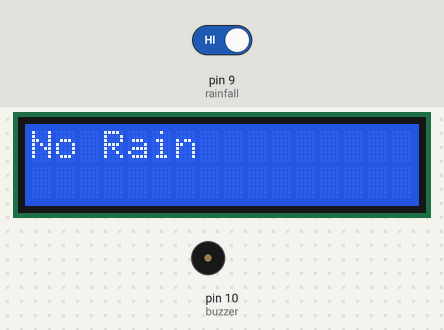
This sketch was run on a simulated Arduino Uno, built with avr-gcc and run on an emulated ATmega328P. Parts: 16×2 character LCD, buzzer (waves = sounding, pin HIGH). The inputs (shaded band) are chosen by the test bench; at power-on: pin 9 (rainfall) HIGH. What the sketch prints to the serial monitor is not drawn.

Above: at 4.2 s.
4.3 s: pin 9 (rainfall) driven LOW
At 4.9 s:
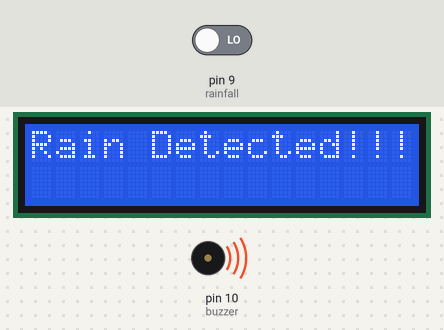
At 6.7 s:
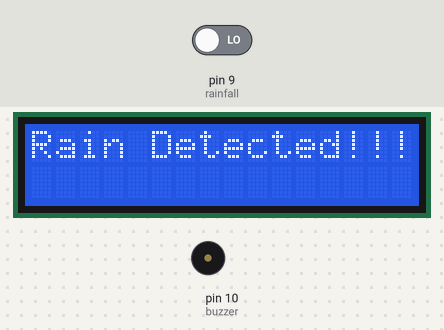
7.3 s: pin 9 (rainfall) driven HIGH
At 10.2 s:
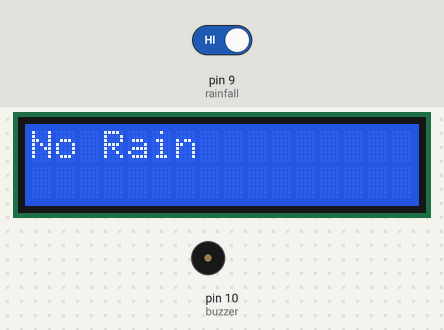
Timing chart, 0 to 11.7 s (numbered marks = the images above; inputs shaded):
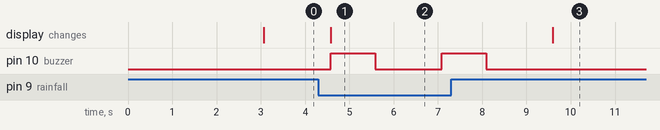

The sketch:

RainSensor_LCD1602.ino
```cpp
// include the library code:
#include <LiquidCrystal.h>

#define rainfall 9
#define buzzer 10
boolean value;

// initialize the library by associating any needed LCD interface pin
// with the arduino pin number it is connected to
const int RS = 3, EN = 4, D4 = 5, D5 = 6, D6 = 7, D7 = 8;
LiquidCrystal lcd(RS, EN, D4, D5, D6, D7);

void setup()
 {

  Serial.begin(115200);
  pinMode(buzzer,OUTPUT);
  pinMode(rainfall,INPUT);

  lcd.begin (16,2); //Initialize the LCD
  lcd.setCursor(0,0);
  lcd.print("MARIC RAINSENSOR");
  lcd.setCursor(0,1);
  lcd.print("USING GIZDUINO");
  delay(3000);

  }

void loop() {

 lcd.clear();
 value = digitalRead(rainfall);
 Serial.println(value);

 if(value == LOW){
  Serial.println("Rain Detected!!!");

  lcd.setCursor(0,0);
  lcd.print("Rain Detected!!!");

  digitalWrite(buzzer,HIGH);
  delay(1000);
  digitalWrite(buzzer,LOW);
  delay(1000);
 }
 else{
  Serial.println("No Rain Detected");
  digitalWrite(buzzer,LOW);

  lcd.setCursor(0,0);
  lcd.print("No Rain");

 }
 delay(500);
}
```

MaxMatrix.cpp
```cpp
// (licence header left out)
#include "Arduino.h"
#include "MaxMatrix.h"

MaxMatrix::MaxMatrix(byte _data, byte _load, byte _clock, byte _num)
{
	data = _data;
	load = _load;
	clock = _clock;
	num = _num;
	for (int i=0; i<80; i++)
		buffer[i] = 0;
}

void MaxMatrix::init()
{
	pinMode(data,  OUTPUT);
	pinMode(clock, OUTPUT);
	pinMode(load,  OUTPUT);
	digitalWrite(clock, HIGH);

	setCommand(max7219_reg_scanLimit, 0x07);
	setCommand(max7219_reg_decodeMode, 0x00);  // using an led matrix (not digits)
	setCommand(max7219_reg_shutdown, 0x01);    // not in shutdown mode
	setCommand(max7219_reg_displayTest, 0x00); // no display test

	// empty registers, turn all LEDs off
	clear();

	setIntensity(0x0f);    // the first 0x0f is the value you can set
}

void MaxMatrix::setIntensity(byte intensity)
{
	setCommand(max7219_reg_intensity, intensity);
}

void MaxMatrix::clear()
{
	for (int i=0; i<8; i++)
		setColumnAll(i,0);

	for (int i=0; i<80; i++)
		buffer[i] = 0;
}

void MaxMatrix::setCommand(byte command, byte value)
{
	digitalWrite(load, LOW);
	for (int i=0; i<num; i++)
	{
		shiftOut(data, clock, MSBFIRST, command);
		shiftOut(data, clock, MSBFIRST, value);
	}
	digitalWrite(load, LOW);
	digitalWrite(load, HIGH);
}


void MaxMatrix::setColumn(byte col, byte value)
{
	int n = col / 8;
	int c = col % 8;
	digitalWrite(load, LOW);
	for (int i=0; i<num; i++)
	{
		if (i == n)
		{
			shiftOut(data, clock, MSBFIRST, c + 1);
			shiftOut(data, clock, MSBFIRST, value);
		}
		else
		{
			shiftOut(data, clock, MSBFIRST, 0);
			shiftOut(data, clock, MSBFIRST, 0);
		}
	}
	digitalWrite(load, LOW);
	digitalWrite(load, HIGH);

	buffer[col] = value;
}

void MaxMatrix::setColumnAll(byte col, byte value)
{
	digitalWrite(load, LOW);
	for (int i=0; i<num; i++)
	{
		shiftOut(data, clock, MSBFIRST, col + 1);
		shiftOut(data, clock, MSBFIRST, value);
		buffer[col * i] = value;
	}
	digitalWrite(load, LOW);
	digitalWrite(load, HIGH);
}

void MaxMatrix::setDot(byte col, byte row, byte value)
{
    bitWrite(buffer[col], row, value);

	int n = col / 8;
	int c = col % 8;
	digitalWrite(load, LOW);
	for (int i=0; i<num; i++)
	{
		if (i == n)
		{
			shiftOut(data, clock, MSBFIRST, c + 1);
			shiftOut(data, clock, MSBFIRST, buffer[col]);
		}
		else
		{
			shiftOut(data, clock, MSBFIRST, 0);
			shiftOut(data, clock, MSBFIRST, 0);
		}
	}
	digitalWrite(load, LOW);
	digitalWrite(load, HIGH);
}

void MaxMatrix::writeSprite(int x, int y, const byte* sprite)
{
	int w = sprite[0];
	int h = sprite[1];

	if (h == 8 && y == 0)
		for (int i=0; i<w; i++)
		{
			int c = x + i;
			if (c>=0 && c<80)
				setColumn(c, sprite[i+2]);
		}
	else
		for (int i=0; i<w; i++)
			for (int j=0; j<h; j++)
			{
				int c = x + i;
				int r = y + j;
				if (c>=0 && c<80 && r>=0 && r<8)
					setDot(c, r, bitRead(sprite[i+2], j));
			}
}

void MaxMatrix::reload()
{
	for (int i=0; i<8; i++)
	{
		int col = i;
		digitalWrite(load, LOW);
		for (int j=0; j<num; j++)
		{
			shiftOut(data, clock, MSBFIRST, i + 1);
			shiftOut(data, clock, MSBFIRST, buffer[col]);
			col += 8;
		}
		digitalWrite(load, LOW);
		digitalWrite(load, HIGH);
	}
}

void MaxMatrix::shiftLeft(bool rotate, bool fill_zero)
{
	byte old = buffer[0];
	int i;
	for (i=0; i<80; i++)
		buffer[i] = buffer[i+1];
	if (rotate) buffer[num*8-1] = old;
	else if (fill_zero) buffer[num*8-1] = 0;

	reload();
}

void MaxMatrix::shiftRight(bool rotate, bool fill_zero)
{
	int last = num*8-1;
	byte old = buffer[last];
	int i;
	for (i=79; i>0; i--)
		buffer[i] = buffer[i-1];
	if (rotate) buffer[0] = old;
	else if (fill_zero) buffer[0] = 0;

	reload();
}

void MaxMatrix::shiftUp(bool rotate)
{
	for (int i=0; i<num*8; i++)
	{
		bool b = buffer[i] & 1;
		buffer[i] >>= 1;
		if (rotate) bitWrite(buffer[i], 7, b);
	}
	reload();
}

void MaxMatrix::shiftDown(bool rotate)
{
	for (int i=0; i<num*8; i++)
	{
		bool b = buffer[i] & 128;
		buffer[i] <<= 1;
		if (rotate) bitWrite(buffer[i], 0, b);
	}
	reload();
}
```

MaxMatrix.h
```cpp
// (licence header left out)
#ifndef _MaxMatrix_H_
#define _MaxMatrix_H_

#include "Arduino.h"

#define max7219_reg_noop        0x00
#define max7219_reg_digit0      0x01
#define max7219_reg_digit1      0x02
#define max7219_reg_digit2      0x03
#define max7219_reg_digit3      0x04
#define max7219_reg_digit4      0x05
#define max7219_reg_digit5      0x06
#define max7219_reg_digit6      0x07
#define max7219_reg_digit7      0x08
#define max7219_reg_decodeMode  0x09
#define max7219_reg_intensity   0x0a
#define max7219_reg_scanLimit   0x0b
#define max7219_reg_shutdown    0x0c
#define max7219_reg_displayTest 0x0f

class MaxMatrix
{
  private:
    byte data;
    byte load;
    byte clock;
    byte num;
    byte buffer[80];

    void reload();

  public:
    MaxMatrix(byte data, byte load, byte clock, byte num);

    void init();
    void clear();
    void setCommand(byte command, byte value);
    void setIntensity(byte intensity);
    void setColumn(byte col, byte value);
    void setColumnAll(byte col, byte value);
    void setDot(byte col, byte row, byte value);
    void writeSprite(int x, int y, const byte* sprite);

    void shiftLeft(bool rotate = false, bool fill_zero = true);
    void shiftRight(bool rotate = false, bool fill_zero = true);
    void shiftUp(bool rotate = false);
    void shiftDown(bool rotate = false);
};

#endif
```

Measured:
- after the input at 4.3 s, pin 10 (buzzer): LOW → HIGH after 0.28 s, → LOW 1.0 s later, → HIGH 1.5 s later; the display: changes after 0.28 s (image 1)
- after the input at 7.3 s, pin 10 (buzzer): goes on until 8.1 s, then stays LOW; the display: changes after 2.3 s (image 3)
